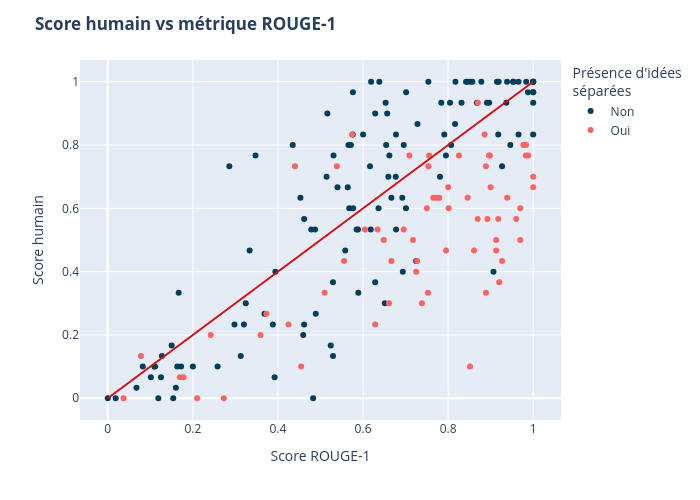

Notebook code for this chart:
### Code cell
# Coloration avec idées séparées
fig = px.scatter(
    df, x="1gramm", y="score_humain", 
    color="pres_idees_inv", color_discrete_sequence=["#ff6361", "#003f5c"]
)
fig.add_shape(       # Ajout de la ligne x = y pour référence
    type="line", x0=0, x1=1, y0=0, y1=1, xref="x", yref="y",
    line=dict(color="#d41010")
)
fig.update_layout(
    title={"text": "<b>Score humain vs métrique ROUGE-1</b>"},
    xaxis_title="Score ROUGE-1", yaxis_title="Score humain", 
    legend_title="Présence d'idées <br>séparées",
    width=700, height=500
)
fig.update_traces(
    hovertemplate =
        "Score ROUGE-1 = %{x}<br>" \
        "Score humain = %{y}<extra></extra>"
)
fig.show()
